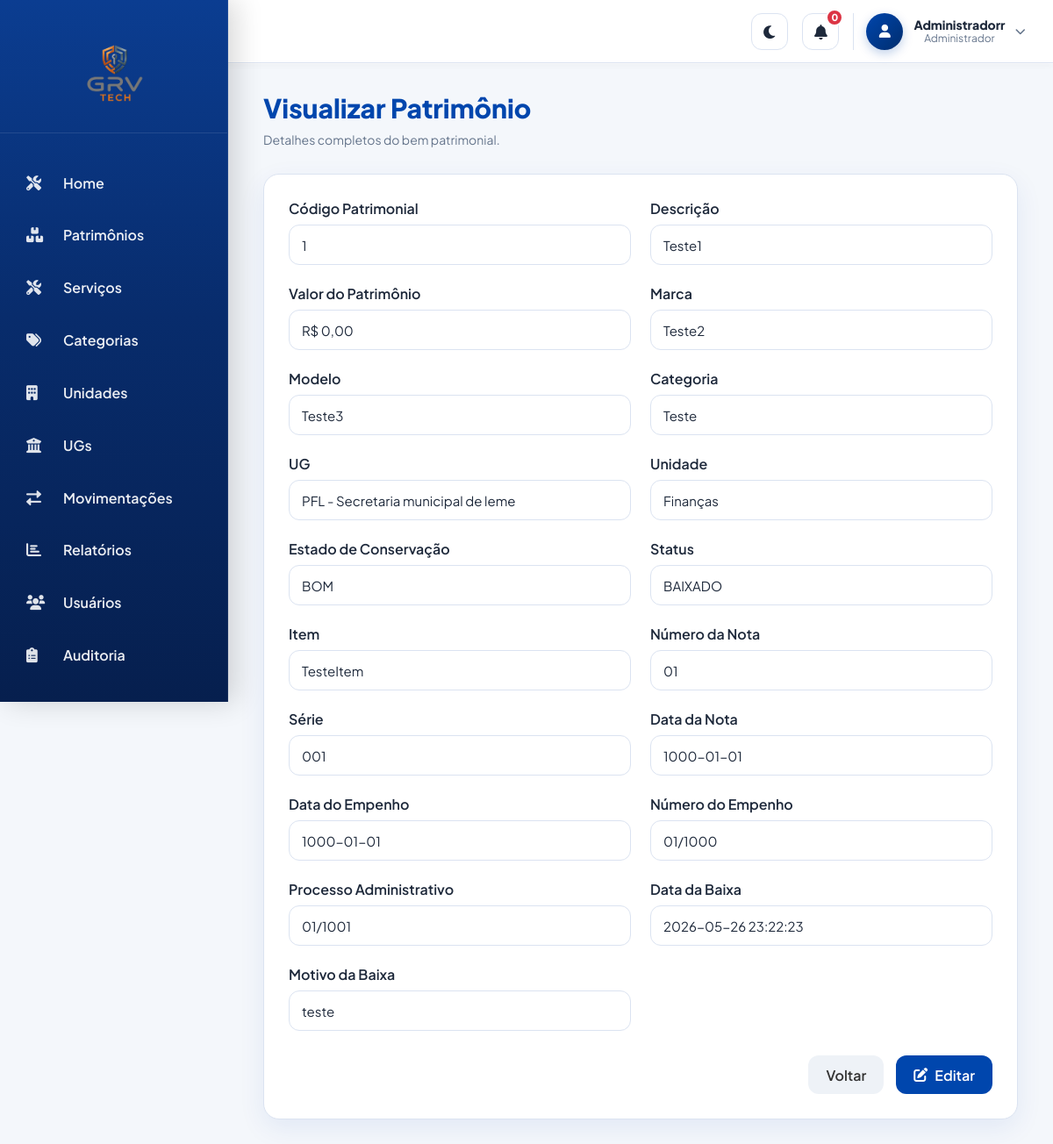
Screenshot of /patrimonio_visualizar.php?id=1 (signed in) with the database file from the repository.
### tables this page shows
CREATE TABLE `patrimonios` (
  `id` int(11) NOT NULL AUTO_INCREMENT,
  `id_categoria` int(11) NOT NULL,
  `id_unidade` int(11) NOT NULL,
  `codigo_patrimonial` varchar(30) NOT NULL,
  `placa` varchar(20) DEFAULT NULL,
  `descricao` text NOT NULL,
  `marca` varchar(100) DEFAULT NULL,
  `modelo` varchar(100) DEFAULT NULL,
  `num_serie` varchar(100) DEFAULT NULL,
  `data_aquisicao` date DEFAULT NULL,
  `valor_aquisicao` decimal(14,2) DEFAULT NULL,
  `estado_conservacao` enum('NOVO','BOM','REGULAR','RUIM','INSERVÍVEL') DEFAULT 'BOM',
  `status` enum('ATIVO','MANUTENCAO','BAIXADO') DEFAULT 'ATIVO',
  `data_baixa` datetime DEFAULT NULL,
  `motivo_baixa` text DEFAULT NULL,
  `data_cadastro` datetime DEFAULT current_timestamp(),
  `item` varchar(150) DEFAULT NULL,
  `numero_nota` varchar(50) DEFAULT NULL,
  `serie` varchar(50) DEFAULT NULL,
  `data_nota` date DEFAULT NULL,
  `data_empenho` date DEFAULT NULL,
  `numero_empenho` varchar(50) DEFAULT NULL,
  `numero_processo_administrativo` varchar(100) DEFAULT NULL,
  `valor` decimal(14,2) DEFAULT 0.00,
  PRIMARY KEY (`id`),
  UNIQUE KEY `codigo_patrimonial` (`codigo_patrimonial`),
  UNIQUE KEY `placa` (`placa`),
  KEY `id_categoria` (`id_categoria`),
  KEY `id_unidade` (`id_unidade`),
  CONSTRAINT `patrimonios_ibfk_1` FOREIGN KEY (`id_categoria`) REFERENCES `categorias` (`id`),
  CONSTRAINT `patrimonios_ibfk_2` FOREIGN KEY (`id_unidade`) REFERENCES `unidades` (`id`)
);

CREATE TABLE `categorias` (
  `id` int(11) NOT NULL AUTO_INCREMENT,
  `nome` varchar(150) NOT NULL,
  `vida_util_anos` int(11) DEFAULT 5,
  `descricao` varchar(255) DEFAULT NULL,
  `status` enum('ATIVO','INATIVO') DEFAULT 'ATIVO',
  PRIMARY KEY (`id`)
);

CREATE TABLE `ugs` (
  `id` int(11) NOT NULL AUTO_INCREMENT,
  `codigo` varchar(20) NOT NULL,
  `nome_fantasia` varchar(150) NOT NULL,
  `sigla` varchar(20) DEFAULT NULL,
  `origem` enum('Prefeitura','Educação','Saúde','Assistência Social','Outro') DEFAULT 'Prefeitura',
  `status` enum('ATIVO','INATIVO') DEFAULT 'ATIVO',
  `data_cadastro` datetime DEFAULT current_timestamp(),
  PRIMARY KEY (`id`),
  UNIQUE KEY `codigo` (`codigo`)
);

CREATE TABLE `unidades` (
  `id` int(11) NOT NULL AUTO_INCREMENT,
  `id_ug` int(11) NOT NULL,
  `nome` varchar(150) NOT NULL,
  `endereco` varchar(255) DEFAULT NULL,
  `gps_coords` varchar(100) DEFAULT NULL,
  `responsavel` varchar(100) DEFAULT NULL,
  `telefone` varchar(20) DEFAULT NULL,
  `status` enum('ATIVO','INATIVO') DEFAULT 'ATIVO',
  PRIMARY KEY (`id`),
  KEY `id_ug` (`id_ug`),
  CONSTRAINT `unidades_ibfk_1` FOREIGN KEY (`id_ug`) REFERENCES `ugs` (`id`)
);

### public/patrimonio_visualizar.php (the view, shortened to what this page needs)
<?php
require_once '../config/database.php';
$id = $_GET['id'] ?? null;
$stmt = $pdo->prepare("
    SELECT
        p.*,
        c.nome AS categoria,
        u.nome AS unidade,
        ug.sigla AS ug_sigla,
        ug.nome_fantasia AS ug_nome
    FROM patrimonios p
    INNER JOIN categorias c ON p.id_categoria = c.id
    INNER JOIN unidades u ON p.id_unidade = u.id
    INNER JOIN ugs ug ON u.id_ug = ug.id
    WHERE p.id = :id
    LIMIT 1
");
$stmt->execute([':id' => $id]);
$patrimonio = $stmt->fetch(PDO::FETCH_ASSOC);
?>
<!DOCTYPE html>
<html lang="pt-br">
<head>
    <link rel="stylesheet" href="assets/css/css.php">
    <link rel="stylesheet" href="https://cdnjs.cloudflare.com/ajax/libs/font-awesome/6.0.0/css/all.min.css">
</head>
<body class="logado">
    <?php include 'includes/sidebar.php'; ?>
    <?php include 'includes/topbar.php'; ?>
    <div class="main-content">
        <header class="header-operacional">
            <div>
                <h1 class="page-title">Visualizar Patrimônio</h1>
                <p class="page-subtitle">Detalhes completos do bem patrimonial.</p>
            </div>
        </header>
        <div class="form-card">
            <div class="form-grid">
                <div class="form-group">
                    <label>Código Patrimonial</label>
                    <input type="text" value="<?= htmlspecialchars($patrimonio['codigo_patrimonial']) ?>" disabled>
                </div>
                <div class="form-group">
                    <label>Descrição</label>
                    <input type="text" value="<?= htmlspecialchars($patrimonio['descricao']) ?>" disabled>
                </div>
                <div class="form-group">
                    <label>Valor do Patrimônio</label>
                    <input
                        type="text"
                        value="<?= 'R$ ' . number_format($patrimonio['valor'] ?? 0, 2, ',', '.') ?>"
                        disabled>
                </div>
                <div class="form-group">
                    <label>Marca</label>
                    <input type="text" value="<?= htmlspecialchars($patrimonio['marca'] ?? '-') ?>" disabled>
                </div>
                <div class="form-group">
                    <label>Modelo</label>
                    <input type="text" value="<?= htmlspecialchars($patrimonio['modelo'] ?? '-') ?>" disabled>
                </div>
                <div class="form-group">
                    <label>Categoria</label>
                    <input type="text" value="<?= htmlspecialchars($patrimonio['categoria']) ?>" disabled>
                </div>
                <div class="form-group">
                    <label>UG</label>
                    <input
                        type="text"
                        value="<?= htmlspecialchars($patrimonio['ug_sigla'] . ' - ' . $patrimonio['ug_nome']) ?>"
                        disabled>
                </div>
                <div class="form-group">
                    <label>Unidade</label>
                    <input type="text" value="<?= htmlspecialchars($patrimonio['unidade']) ?>" disabled>
                </div>
                <div class="form-group">
                    <label>Estado de Conservação</label>
                    <input type="text" value="<?= htmlspecialchars($patrimonio['estado_conservacao']) ?>" disabled>
                </div>
                <div class="form-group">
                    <label>Status</label>
                    <input type="text" value="<?= htmlspecialchars($patrimonio['status']) ?>" disabled>
                </div>
                <div class="form-group">
                    <label>Item</label>
                    <input type="text" value="<?= htmlspecialchars($patrimonio['item'] ?? '-') ?>" disabled>
                </div>
                <div class="form-group">
                    <label>Número da Nota</label>
                    <input type="text" value="<?= htmlspecialchars($patrimonio['numero_nota'] ?? '-') ?>" disabled>
                </div>
                <div class="form-group">
                    <label>Série</label>
                    <input type="text" value="<?= htmlspecialchars($patrimonio['serie'] ?? '-') ?>" disabled>
                </div>
                <div class="form-group">
                    <label>Data da Nota</label>
                    <input type="text" value="<?= htmlspecialchars($patrimonio['data_nota'] ?? '-') ?>" disabled>
                </div>
                <div class="form-group">
                    <label>Data do Empenho</label>
                    <input type="text" value="<?= htmlspecialchars($patrimonio['data_empenho'] ?? '-') ?>" disabled>
                </div>
                <div class="form-group">
                    <label>Número do Empenho</label>
                    <input type="text" value="<?= htmlspecialchars($patrimonio['numero_empenho'] ?? '-') ?>" disabled>
                </div>
                <div class="form-group">
                    <label>Processo Administrativo</label>
                    <input type="text" value="<?= htmlspecialchars($patrimonio['numero_processo_administrativo'] ?? '-') ?>" disabled>
                </div>
                <?php if ($patrimonio['status'] === 'BAIXADO'): ?>
                    <div class="form-group">
                        <label>Data da Baixa</label>
                        <input type="text" value="<?= htmlspecialchars($patrimonio['data_baixa'] ?? '-') ?>" disabled>
                    </div>
                    <div class="form-group">
                        <label>Motivo da Baixa</label>
                        <input type="text" value="<?= htmlspecialchars($patrimonio['motivo_baixa'] ?? '-') ?>" disabled>
                    </div>
                <?php endif; ?>
            </div>
            <div class="form-actions">
                <a href="patrimonios.php" class="btn-secondary">Voltar</a>
                <a href="patrimonio_editar.php?id=<?= $patrimonio['id'] ?>" class="btn-primary">
                    <i class="fas fa-edit"></i>
                    Editar
                </a>
            </div>
        </div>
    </div>
<?php include 'includes/footer.php'; ?>

### public/includes/sidebar.php (shortened to what this page needs)
<?php
$paginaAtual = basename($_SERVER['PHP_SELF']);
?>
<div class="sidebar" id="sidebar">
    <?php if (isset($_SESSION['usuario_id'])): ?>
        <div class="sidebar-logo">
            <img src="assets/img/logo.png" alt="Logo Empresa">
        </div>
    <?php endif; ?>
    <ul class="sidebar-menu">
        <?php if (isset($_SESSION['usuario_id'])): ?>
            <li class="<?= $paginaAtual == 'home.php' ? 'active' : '' ?>">
                <a href="home.php">
                    <i class="fas fa-tools"></i>
                    <span>Home</span>
                </a>
            </li>
            <li class="<?= $paginaAtual == 'patrimonios.php' ? 'active' : '' ?>">
                <a href="patrimonios.php">
                    <i class="fas fa-boxes"></i>
                    <span>Patrimônios</span>
                </a>
            </li>
            <li class="<?= $paginaAtual == 'servicos.php' ? 'active' : '' ?>">
                <a href="servicos.php">
                    <i class="fas fa-tools"></i>
                    <span>Serviços</span>
                </a>
            </li>
            <li class="<?= $paginaAtual == 'categorias.php' ? 'active' : '' ?>">
                <a href="categorias.php">
                    <i class="fas fa-tags"></i>
                    <span>Categorias</span>
                </a>
            </li>
            <li class="<?= $paginaAtual == 'unidades.php' ? 'active' : '' ?>">
                <a href="unidades.php">
                    <i class="fas fa-building"></i>
                    <span>Unidades</span>
                </a>
            </li>
            <li>
                <a href="ugs.php">
                    <i class="fas fa-building-columns"></i>
                    <span>UGs</span>
                </a>
            </li>
            <li class="<?= $paginaAtual == 'movimentacoes.php' ? 'active' : '' ?>">
                <a href="movimentacoes.php">
                    <i class="fas fa-right-left"></i>
                    <span>Movimentações</span>
                </a>
            </li>
            <li>
                <a href="relatorios.php">
                    <i class="fas fa-chart-bar"></i>
                    <span>Relatórios</span>
                </a>
            </li>
            <li>
                <a href="usuarios.php">
                    <i class="fas fa-users"></i>
                    <span>Usuários</span>
                </a>
            </li>
            <li>
                <a href="auditoria.php">
                    <i class="fas fa-clipboard-list"></i>
                    <span>Auditoria</span>
                </a>
            </li>
        <?php endif; ?>
    </ul>
</div>

### public/includes/topbar.php (shortened to what this page needs)
<?php
$paginaAtual = basename($_SERVER['PHP_SELF']);
$titulos = [
    'home.php' => 'Dashboard',
    'patrimonios.php' => 'Patrimônios',
    'servicos.php' => 'Serviços',
    'movimentacoes.php' => 'Movimentações',
    'categorias.php' => 'Categorias',
    'unidades.php' => 'Unidades',
    'ugs.php' => 'UGs',
    'cadastros.php' => 'Usuários',
    'relatorios.php' => 'Relatórios'
];
$tituloPagina = $titulos[$paginaAtual] ?? 'PATRIMOV';
$usuarioNome = $_SESSION['usuario_nome'] ?? 'Usuário';
?>
<header class="topbar">
    <div class="topbar-left">
        <h2><?= htmlspecialchars($tituloPagina) ?></h2>
    </div>
    <div class="topbar-right">
        <button id="btnTheme" class="topbar-btn" type="button" title="Alterar tema">
            <i id="iconTheme" class="fas fa-moon"></i>
        </button>
        <div class="topbar-notifications">
            <button id="btnNotificacoes" class="notification-btn">
                <i class="fas fa-bell"></i>
                <span id="notificationCount" class="notification-badge">
                    0
                </span>
            </button>
        </div>
        <div class="topbar-user-wrapper">
            <button class="topbar-user" id="btnUserMenu" type="button">
                <div class="topbar-avatar">
                    <i class="fas fa-user"></i>
                </div>
                <div class="topbar-user-info">
                    <span><?= htmlspecialchars($usuarioNome) ?></span>
                    <small>Administrador</small>
                </div>
                <i class="fas fa-chevron-down topbar-arrow"></i>
            </button>
        </div>
    </div>
</header>

### public/includes/footer.php (shortened to what this page needs)
</body>
</html>

### rows the page displays
patrimonios: codigo_patrimonial "1", descricao "Teste1", valor "R$ 0,00", marca "Teste2", modelo "Teste3", id_categoria.nome "Teste", nome_fantasia "PFL - Secretaria municipal de leme", id_unidade.nome "Finanças", estado_conservacao "BOM", status "BAIXADO", item "TesteItem", numero_nota "01", serie "001", data_nota "1000-01-01", data_empenho "1000-01-01", numero_empenho "01/1000", numero_processo_administrativo "01/1001", data_baixa "2026-05-26 23:22:23", motivo_baixa "teste"

### other values shown
$usuarioNome "Administradorr"
